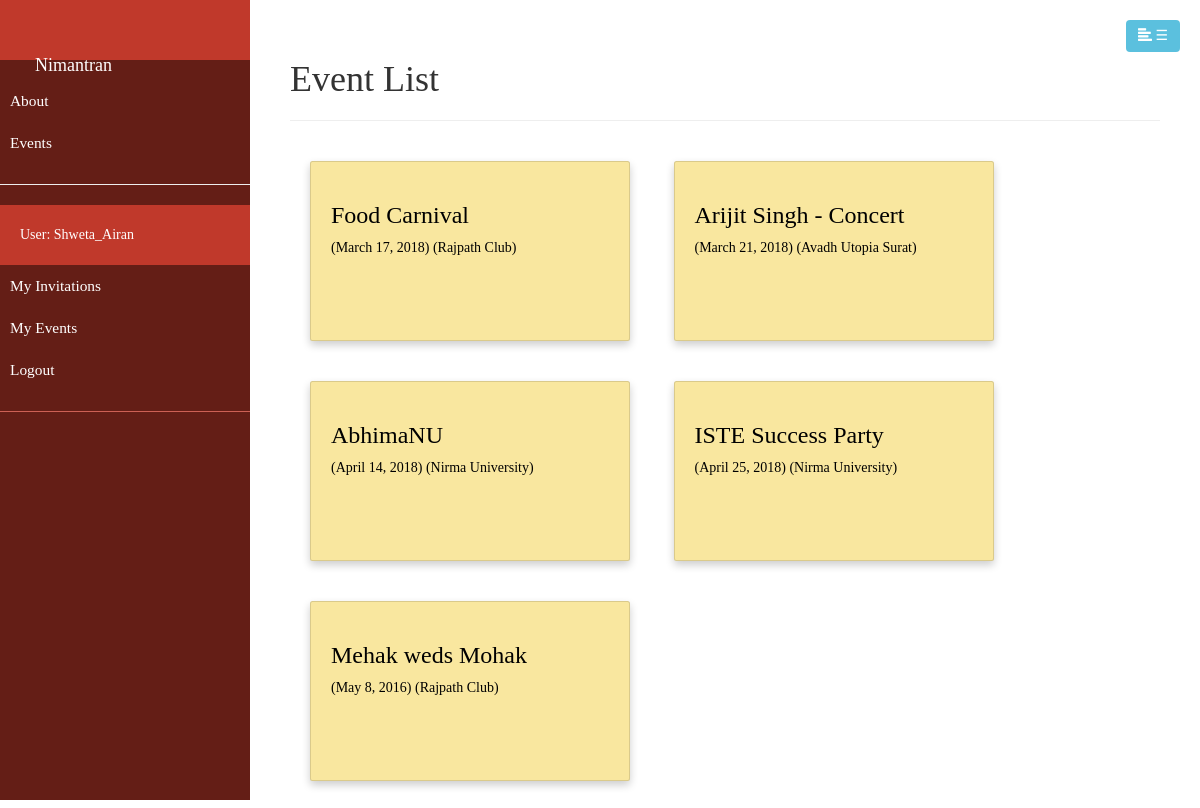
The app's page /catalog/events/ (signed in) with its own data.
### catalog/models.py (models this page shows, shortened)
class Event(models.Model):
    title = models.CharField(max_length = 200, help_text = "Provide a title to your event.")
    description = models.CharField(max_length = 500, help_text = "Briefly describe in 500 chars.")
    dateFrom = models.DateField()
    dateTo = models.DateField()
    organizer = models.ForeignKey(User, on_delete = models.SET_NULL, null=True, blank=True)
    cateory = models.ManyToManyField(Category, help_text = "Select a category for this event")
    venue = models.ForeignKey(Venue, help_text = "Select the venue", on_delete = models.DO_NOTHING)
    public = models.BooleanField(default = True)
    def get_absolute_url(self):
        return reverse('event-detail', args=[str(self.id)])

class Venue(models.Model):
    name = models.CharField(max_length = 200)
    address = models.CharField(max_length = 500, help_text = "address of the venue")
    capacity = models.IntegerField(help_text = "Maximum capacity of the venue")

### catalog/views.py (the view)
# urls.py: path('events/', views.EventListView.as_view(), name='events'),
class EventListView(generic.ListView):
    model = Event

### catalog/templates/catalog/event_list.html
{% extends "base_generic.html" %}
{% block content %}
<div style="padding: 40px">
    <h1>Event List</h1>
    <hr>
    <div class="outer">
    {% if event_list %}
      {% for event in event_list %}
          <a class="card" href="{{ event.get_absolute_url }}">
              <h3>{{ event.title }}</h3>
              ({{event.dateTo}}) ({{event.venue.name}})
          </a>
      {% endfor %}
    {% else %}
      <p>There are no events.</p>
    {% endif %}
  </div>
</div>
{% endblock %}

### catalog/templates/base_generic.html (shortened to what this page needs)
<!DOCTYPE html>
<html lang="en">
<head>
    <link rel="stylesheet" href="https://maxcdn.bootstrapcdn.com/bootstrap/4.0.0/css/bootstrap.min.css">
    <link rel="stylesheet" href="https://cdnjs.cloudflare.com/ajax/libs/malihu-custom-scrollbar-plugin/3.1.5/jquery.mCustomScrollbar.min.css">
    <link href="css/bootstrap.css" rel="stylesheet" />
</head>
<body>
    <div class="wrapper">
        {% block sidebar %}
            <nav id="sidebar">
                <div class="sidebar-header">
                    <h3><a class="navbar-brand active" href="{% url 'index' %}">Nimantran</a><h3>
                </div>
                <ul class="list-unstyled components">
                    <li><a href="about.html">About</a></li>
                    <li><a href="{% url 'events' %}">Events</a></li>
                    <hr>
                    {% if user.is_authenticated %}
                        <li class="sidebar-header">User: {{ user.get_username }}</li>
                        <li><a href="{% url 'my-invited' %}">My Invitations</a></li>
                        <li><a href="{% url 'my-organized' %}">My Events</a></li>
                        <li><a href="{% url 'logout'%}?next={{request.path}}">Logout</a></li>
                    {% else %}
                        <li><a href="{% url 'login'%}?next={{request.path}}">Login</a></li>
                    {% endif %}
                </ul>
            </nav>
        {% endblock %}
        <div id="content">
            <button type="button" id="sidebarCollapse" class="btn btn-info navbar-btn" style="margin: 20px; float: right;">
                <i class="glyphicon glyphicon-align-left"></i>
                &#9776;
            </button>
            {% block content %}{% endblock %}
        </div>
    </div>
</body>
</html>

### catalog/templates/base_generic.html (style rules this page uses)
* { font-family: 'Google sans' }
.outer { width: 100%; }
.card { box-shadow: 0 4px 8px 0 rgba(0,0,0,0.2); transition: 0.3s; padding: 20px; width: 320px; height: 180px; margin: 20px; display: inline-block; background-color: #F9E79F; color: black; }
a, a:hover, a:focus { color: inherit; text-decoration: none; transition: all 0.3s; }
.navbar-btn { box-shadow: none; outline: none !important; border: none; }
#sidebar { width: 250px; position: fixed; top: 0; left: 0; height: 100vh; z-index: 999; background: #641E16; color: #fff; transition: all 0.3s; }
#sidebar .sidebar-header { padding: 20px; background: #C0392B; }
#sidebar ul.components { padding: 20px 0; border-bottom: 1px solid #CD6155; }
#sidebar ul li a { padding: 10px; font-size: 1.1em; display: block; }
#content { width: calc(100% - 250px); min-height: 100vh; transition: all 0.3s; position: absolute; top: 0; right: 0; }

### records on screen
Event: title "Food Carnival", dateTo "March 17, 2018", venue.name "Rajpath Club"
Event: title "Arijit Singh - Concert", dateTo "March 21, 2018", venue.name "Avadh Utopia Surat"
Event: title "AbhimaNU", dateTo "April 14, 2018", venue.name "Nirma University"
Event: title "ISTE Success Party", dateTo "April 25, 2018", venue.name "Nirma University"
Event: title "Mehak weds Mohak", dateTo "May 8, 2016", venue.name "Rajpath Club"

### other values on screen
{{ user.get_username }} "Shweta_Airan"
